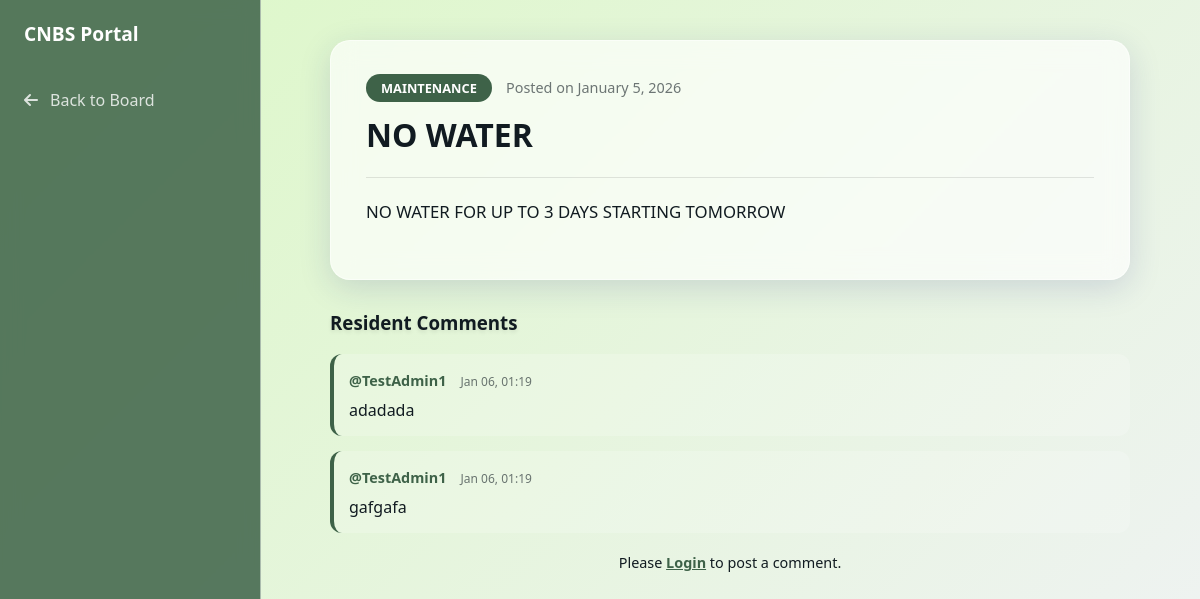
The app's page /notice_detail.php?id=13 with its own data.
### tables this page shows
CREATE TABLE `notices` (
  `notice_id` int(11) NOT NULL,
  `title` varchar(150) NOT NULL,
  `content` text NOT NULL,
  `category_id` int(11) DEFAULT NULL,
  `priority` enum('High','Medium','Low') DEFAULT 'Low',
  `user_id` int(11) DEFAULT NULL,
  `expiry_date` date DEFAULT NULL,
  `views` int(11) DEFAULT 0,
  `created_at` timestamp NOT NULL DEFAULT current_timestamp(),
  `category` varchar(100) DEFAULT NULL,
  `date` date DEFAULT NULL,
  `details` text DEFAULT NULL,
  `notice_date` date DEFAULT NULL
);

CREATE TABLE `comments` (
  `comment_id` int(11) NOT NULL,
  `notice_id` int(11) NOT NULL,
  `user_id` int(11) NOT NULL,
  `comment_text` text DEFAULT NULL,
  `status` enum('approved','pending','rejected') DEFAULT 'pending',
  `created_at` timestamp NOT NULL DEFAULT current_timestamp()
);

CREATE TABLE `users` (
  `user_id` int(11) NOT NULL,
  `username` varchar(50) NOT NULL,
  `email` varchar(100) NOT NULL,
  `password` varchar(255) NOT NULL,
  `role` enum('resident','manager','admin') NOT NULL DEFAULT 'resident',
  `status` enum('active','disabled') DEFAULT 'active',
  `created_at` timestamp NOT NULL DEFAULT current_timestamp(),
  `unit_block` varchar(50) DEFAULT NULL
);

### notice_detail.php (the view, shortened to what this page needs)
<?php
include 'database.php';
$notice_id = (int)$_GET['id'];
$stmt = $conn->prepare("SELECT * FROM notices WHERE notice_id = ?");
$stmt->bind_param("i", $notice_id);
$stmt->execute();
$notice = $stmt->get_result()->fetch_assoc();
$comment_stmt = $conn->prepare("
    SELECT c.comment_text, c.created_at, u.username
    FROM comments c
    JOIN users u ON c.user_id = u.user_id
    WHERE c.notice_id = ?
    ORDER BY c.created_at DESC
");
$comment_stmt->bind_param("i", $notice_id);
$comment_stmt->execute();
$comments_result = $comment_stmt->get_result();
?>
<!DOCTYPE html>
<html lang="en">
<head>
    <link href="https://cdnjs.cloudflare.com/ajax/libs/font-awesome/6.0.0/css/all.min.css" rel="stylesheet">
</head>
<body class="<?= isset($_COOKIE['theme']) && $_COOKIE['theme'] == 'dark' ? 'dark-mode' : '' ?>">
    <div class="sidebar">
        <div style="padding: 0 24px; font-weight: bold; font-size: 1.2em; margin-bottom: 30px;">CNBS Portal</div>
        <a href="landing_page.php" class="menu-item"><i class="fas fa-arrow-left"></i> Back to Board</a>
    </div>
    <div class="main-content">
        <div class="container">
            <div class="card">
                <span class="tag"><?= htmlspecialchars($notice['category']) ?></span>
                <span style="color: var(--text-main); opacity:0.6; font-size: 0.9em; margin-left: 10px;">
                    Posted on <?= date("F j, Y", strtotime($notice['notice_date'])) ?>
                </span>
                <h1 style="margin-top: 15px;"><?= htmlspecialchars($notice['title']) ?></h1>
                <hr style="border: 0; border-top: 1px solid rgba(0,0,0,0.1); margin: 20px 0;">
                <p style="line-height: 1.7; font-size: 1.05em; white-space: pre-wrap;"><?= htmlspecialchars($notice['content']) ?></p>
            </div>
            <div style="margin-top: 30px;">
                <h3 style="text-shadow: 0 2px 4px rgba(0,0,0,0.1);">Resident Comments</h3>
                <div id="comment-list">
                    <?php if ($comments_result->num_rows > 0): ?>
                        <?php while($c = $comments_result->fetch_assoc()): ?>
                            <div class="comment-item">
                                <span class="comment-user">@<?= htmlspecialchars($c['username']) ?></span>
                                <span class="comment-date"><?= date("M d, H:i", strtotime($c['created_at'])) ?></span>
                                <p style="margin: 8px 0 0 0;"><?= htmlspecialchars($c['comment_text']) ?></p>
                            </div>
                        <?php endwhile; ?>
                    <?php else: ?>
                        <p style="opacity: 0.6; font-style: italic;">No comments yet. Be the first to share your thoughts!</p>
                    <?php endif; ?>
                </div>
                <?php if(isset($_SESSION['user_id'])): ?>
                <form action="post_comment.php" method="POST" style="margin-top: 20px; overflow: hidden;">
                    <input type="hidden" name="notice_id" value="<?= $notice_id ?>">
                    <textarea name="comment_text" rows="3" placeholder="Write a comment..." required></textarea>
                    <button type="submit" class="btn-comment">POST COMMENT</button>
                </form>
                <?php else: ?>
                    <p style="text-align: center; margin-top: 20px; font-size: 0.9em;">
                        Please <a href="login.php" style="color: var(--accent); font-weight: bold;">Login</a> to post a comment.
                    </p>
                <?php endif; ?>
            </div>
        </div>
    </div>
</body>
</html>

### notice_detail.php (style rules this page uses)
:root { --bg-gradient: linear-gradient(135deg, #dcf8c6 0%, #f0f2f5 100%); --glass-bg: rgba(255, 255, 255, 0.65); --glass-sidebar: rgba(62, 98, 72, 0.85); --glass-border: 1px solid rgba(255, 255, 255, 0.5); --text-main: #111b21; --accent: #3e6248; --backdrop: blur(12px); --shadow: 0 8px 32px 0 rgba(31, 38, 135, 0.15); }
body { margin: 0; font-family: 'Segoe UI', sans-serif; background: var(--bg-gradient); background-attachment: fixed; color: var(--text-main); display: flex; min-height: 100vh; }
.sidebar { width: 260px; background: var(--glass-sidebar); backdrop-filter: blur(10px); color: white; display: flex; flex-direction: column; padding: 20px 0; position: fixed; height: 100vh; border-right: var(--glass-border); }
.menu-item { padding: 12px 24px; color: rgba(255,255,255,0.8); text-decoration: none; display: flex; align-items: center; gap: 12px; transition: 0.3s; }
.main-content { margin-left: 260px; padding: 40px; width: 100%; display: flex; justify-content: center; }
.container { width: 100%; max-width: 800px; }
.card { background: var(--glass-bg); backdrop-filter: var(--backdrop); border: var(--glass-border); border-radius: 20px; padding: 35px; box-shadow: var(--shadow); }
.tag { background: var(--accent); color: white; padding: 5px 15px; border-radius: 20px; font-size: 0.8em; font-weight: bold; text-transform: uppercase; }
.comment-item { background: rgba(255,255,255,0.2); border-radius: 12px; padding: 15px; margin-bottom: 15px; border-left: 4px solid var(--accent); }
.comment-user { font-weight: bold; color: var(--accent); font-size: 0.9em; }
.comment-date { font-size: 0.75em; opacity: 0.6; margin-left: 10px; }

### records on screen
notices: category "MAINTENANCE", notice_date "January 5, 2026", title "NO WATER", content "NO WATER FOR UP TO 3 DAYS STARTING TOMORROW"
comments: user.username "TestAdmin1", created_at "Jan 06, 01:19", comment_text "adadada"
comments: user.username "TestAdmin1", created_at "Jan 06, 01:19", comment_text "gafgafa"
